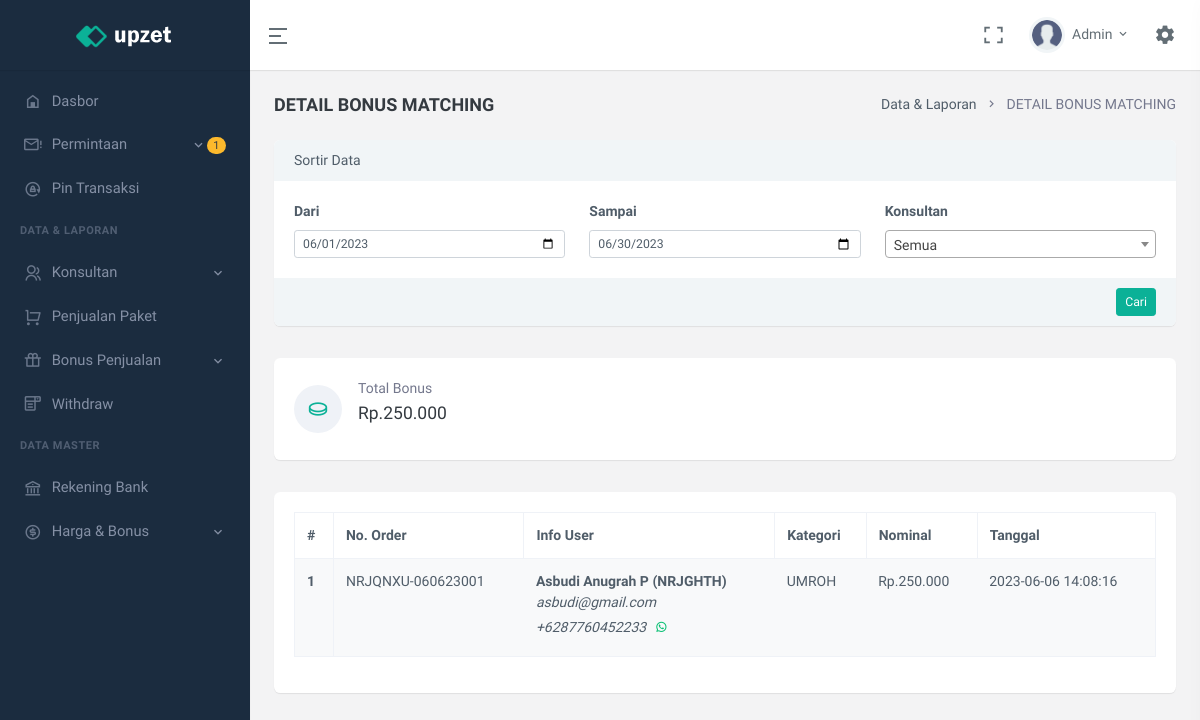
/detail-bonus-upline.php (signed in), run on an earlier commit of the app's database.
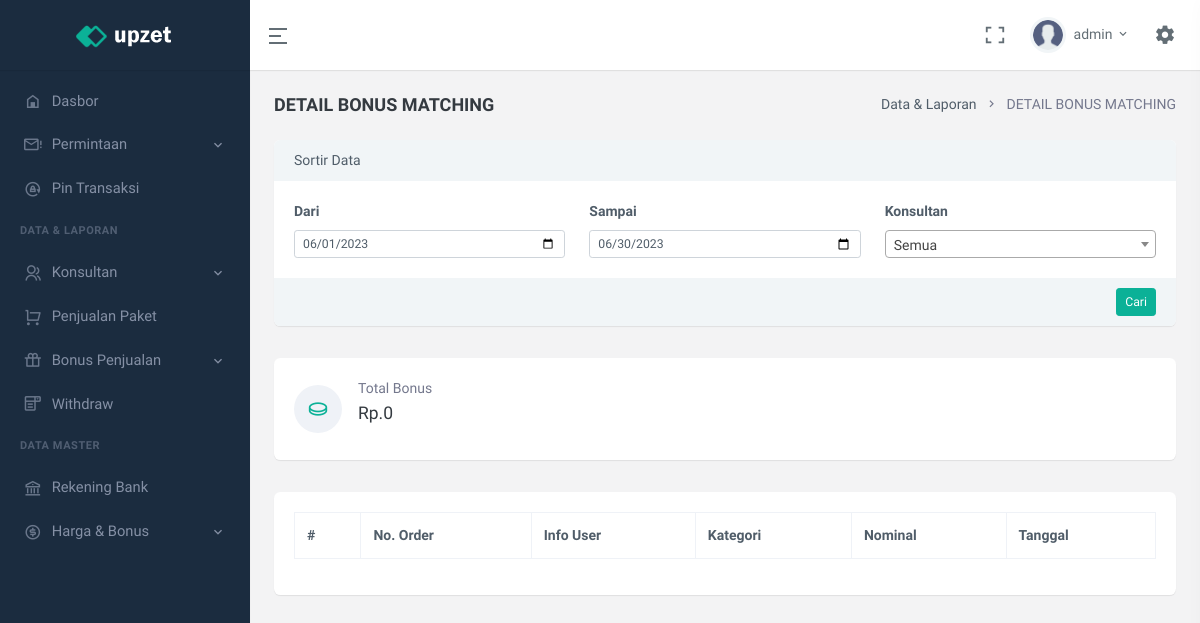
And on a later commit of the database.
### tables this page shows
CREATE TABLE `user` (
  `id` int(11) UNSIGNED NOT NULL,
  `code_referral` varchar(7) NOT NULL,
  `email` varchar(250) NOT NULL,
  `name` varchar(25) NOT NULL,
  `no_telpn` varchar(25) NOT NULL,
  `password` text NOT NULL,
  `role_user` enum('ADMIN','OWNER','KONSULTAN') NOT NULL DEFAULT 'KONSULTAN',
  `upline` varchar(7) NOT NULL DEFAULT 'ADMIN',
  `status` enum('AKTIF','TIDAK AKTIF') NOT NULL DEFAULT 'TIDAK AKTIF',
  `join_date` datetime NOT NULL
);

CREATE TABLE `history_bonus_upline` (
  `id` int(11) UNSIGNED NOT NULL,
  `code_order` varchar(20) NOT NULL,
  `code_referral` varchar(7) NOT NULL,
  `code_referral_downline` varchar(7) NOT NULL,
  `category` enum('UMROH','HAJI') NOT NULL,
  `nominal` double NOT NULL,
  `date` datetime NOT NULL
);

### modal/ConnectionsClass.php (called while the page is built, shortened)
<?php
class ConnectionsClass{
    private $servername = "localhost";
    private $username = "root";
    private $password = "";
    private $dbname = "nrj_tour";
    protected function dbConn(){
        $connect = new mysqli($this->servername, $this->username, $this->password, $this->dbname);
        if($connect){
            return $connect;
        }
    }
    protected function dbCheck(?string $tableName = null){
        $sql = "SHOW TABLES LIKE '" . $tableName . "'";
        $exe = $this->dbConn()->query($sql);
        $result = $exe->num_rows;
        return $result;
    }
}
?>

### modal/userClass.php (called while the page is built, shortened)
<?php
class userClass extends ConnectionsClass{
    private $table_name = "user";
    public function __construct(){
        if($this->dbCheck($this->table_name) == 0){
            $sql = "CREATE TABLE " . $this->table_name . " (
                id INT(11) UNSIGNED AUTO_INCREMENT PRIMARY KEY,
                code_referral VARCHAR(7) NOT NULL UNIQUE,
                email VARCHAR(250) NOT NULL UNIQUE,
                name VARCHAR(25) NOT NULL,
                no_telpn VARCHAR(25) NOT NULL UNIQUE,
                password TEXT NOT NULL,
                role_user ENUM('ADMIN','OWNER','KONSULTAN') NOT NULL DEFAULT 'KONSULTAN',
                upline VARCHAR(7) NOT NULL DEFAULT 'ADMIN',
                status ENUM('AKTIF','TIDAK AKTIF') NOT NULL DEFAULT 'TIDAK AKTIF',
                join_date DATETIME NOT NULL
            )";
            $this->dbConn()->query($sql);
            $this->dbConn()->close();
        }
    }
    public function selectUser(?string $param = null, ?string $key1 = null, ?string $key2 = null, ?string $key3 = null, ?string $key4 = null){
        if($param == "oneCondition"){
            $sql = "SELECT * FROM " . $this->table_name . " WHERE " . $key1 . " = '" . $key2 . "' ORDER BY join_date DESC";
        }elseif($param == "checkForUpdate"){
            $sql = "SELECT * FROM " . $this->table_name . " WHERE " . $key1 . " = '" . $key2 . "' AND code_referral <> '" . $key3 . "'";
        }
        $exe = $this->dbConn()->query($sql);
        while($rows = $exe->fetch_assoc()){
            $data[] = $rows;
        }
        $result["data"] = $data;
        $result["nums"] = $exe->num_rows;
        return $result;
    }
}
?>

### config/userLogin.php (called while the page is built, shortened)
<?php
require_once "modal/ConnectionsClass.php";
require_once "modal/dataPenjualanClass.php";
require_once "modal/historyBonusUplineClass.php";
require_once "modal/withdrawClass.php";
require_once "modal/userClass.php";
$userClass = new userClass();
$dataLogin = $userClass->selectUser("oneCondition","code_referral",$_SESSION['id_nrjtour']);
foreach($dataLogin['data'] as $row){
    $name = $row['name'];
    $role_user = $row['role_user'];
}
?>

### modal/withdrawClass.php (called while the page is built, shortened)
<?php
class withdrawClass extends ConnectionsClass{
    private $table_name = "withdraw";
    public function __construct(){
        if($this->dbCheck($this->table_name) == 0){
            $sql = "CREATE TABLE " . $this->table_name . " (
                id INT(11) UNSIGNED AUTO_INCREMENT PRIMARY KEY,
                code_referral VARCHAR(7) NOT NULL,
                nominal DOUBLE NOT NULL,
                status ENUM('PENDING','DITOLAK','SUCCESS') NOT NULL DEFAULT 'PENDING',
                date DATETIME NOT NULL
            )";
            $this->dbConn()->query($sql);
            $this->dbConn()->close();
        }
    }
    public function selectWithdraw(?string $param = null, ?string $key1 = null, ?string $key2 = null){
        if($param == "oneCondition"){
            $sql = "SELECT * FROM " . $this->table_name . " WHERE " . $key1 . " = '" . $key2 . "' ORDER BY date DESC";
        }else{
            $sql = "SELECT * FROM " . $this->table_name . " ORDER BY date DESC";
        }
        $exe = $this->dbConn()->query($sql);
        $result["data"] = $data;
        $result["nums"] = $exe->num_rows;
        return $result;
    }
}
?>

### modal/dataPenjualanClass.php (called while the page is built, shortened)
<?php
class dataPenjualanClass extends ConnectionsClass{
    private $table_name = "data_penjualan";
    public function selectDataPenjualan(?string $param = null, ?string $key1 = null, ?string $key2 = null, ?string $key3 = null, ?string $key4 = null){
        if($param == "oneCondition"){
            $sql = "SELECT * FROM " . $this->table_name . " WHERE " . $key1 . " = '" . $key2 . "' ORDER BY date DESC";
        }elseif($param == "dateUser"){
            $sql = "SELECT * FROM " . $this->table_name . " WHERE perekrut = '" . $key1 . "' AND (date >= '" . $key2 . " 00:00:00' AND date <= '" . $key3 . " 23:59:59') ORDER BY date DESC LIMIT 1";
        }elseif($param == "dateKonsultan"){
            $sql = "SELECT * FROM " . $this->table_name . " WHERE perekrut = '" . $key1 . "' AND (date >= '" . $key2 . " 00:00:00' AND date <= '" . $key3 . " 23:59:59') ORDER BY date DESC";
        }elseif($param == "date"){
            $sql = "SELECT * FROM " . $this->table_name . " WHERE date >= '" . $key1 . " 00:00:00' AND date <= '" . $key2 . " 23:59:59' ORDER BY date DESC";
        }else{
            $sql = "SELECT * FROM " . $this->table_name . " ORDER BY date DESC";
        }
        $exe = $this->dbConn()->query($sql);
        while($rows = $exe->fetch_assoc()){
            $data[] = $rows;
        }
        $result["data"] = $data;
        $result["nums"] = $exe->num_rows;
        return $result;
    }
}
?>

### modal/historyBonusUplineClass.php (called while the page is built, shortened)
<?php
class historyBonusUplineClass extends ConnectionsClass{
    private $table_name = "history_bonus_upline";
    public function selectHistoryBonusUpline(?string $param = null, ?string $key1 = null, ?string $key2 = null, ?string $key3 = null, ?string $key4 = null){
        if($param == "allData"){
            $sql = "SELECT * FROM " . $this->table_name . " WHERE date >= '" . $key1 . " 00:00:00' AND date <= '" . $key2 . " 23:59:59' ORDER BY date DESC";
        }elseif($param == "byUser"){
            $sql = "SELECT * FROM " . $this->table_name . " WHERE date >= '" . $key1 . " 00:00:00' AND date <= '" . $key2 . " 23:59:59' AND code_referral = '" . $key3 . "' ORDER BY date DESC";
        }
        $exe = $this->dbConn()->query($sql);
        while($rows = $exe->fetch_assoc()){
            $data[] = $rows;
        }
        $result["data"] = $data;
        $result["nums"] = $exe->num_rows;
        return $result;
    }
}
?>

### config/detailBonusUplineConfig.php (the view, shortened to what the changed rows need)
<?php
$historyBonusUplineClass = new historyBonusUplineClass();
function dataTable($from, $to, $user){
    global $historyBonusUplineClass;
    $num = 1;
    $data = $historyBonusUplineClass->selectHistoryBonusUpline("byUser", $from, $to, $user);
    if($user == "all"){
        $data = $historyBonusUplineClass->selectHistoryBonusUpline("allData", $from, $to);
    }
    foreach($data['data'] as $row){
        $fee = number_format($row['nominal'],0,",",".");
        echo '<tr>
                <th> ' . $num++ . ' </th>
                <td>
                    ' . $row['code_order'] . '
                </td>
                <td>
                    <strong>' . dataUser($row['code_referral'])['name'] . ' (' . $row['code_referral'] . ')</strong><br>
                    <i>' . dataUser($row['code_referral'])['email'] . '</i><br>
                    <i>+62' . dataUser($row['code_referral'])['no_telpn'] . '</i><a href="https://api.whatsapp.com/send?phone=62' . dataUser($row['code_referral'])['no_telpn'] . '" class="btn btn-sm text-success radius-5"><i class="mx-auto ri-whatsapp-line"></i></a><br>
                </td>
                <td>' . $row['category'] . '</td>
                <td>Rp.' . $fee . '</td>
                <td>' . $row['date'] . '</td>
            </tr>';
    }
}
function totalBonus($from, $to, $user){
    global $historyBonusUplineClass;
    $total = 0;
    $data = $historyBonusUplineClass->selectHistoryBonusUpline("byUser", $from, $to, $user);
    if($user == "all"){
        $data = $historyBonusUplineClass->selectHistoryBonusUpline("allData", $from, $to);
    }
    foreach($data['data'] as $row){
        $total += $row['nominal'];
    }
    echo number_format($total,0,",",".");
}
function optUser($user){
    global $userClass;
    $data = $userClass->selectUser("oneCondition","role_user","KONSULTAN");
}
function dataUser($idUser){
    global $userClass;
    $data = $userClass->selectUser("oneCondition","code_referral",$idUser);
    foreach($data['data'] as $row){
        $result['name'] = $row['name'];
        $result['email'] = $row['email'];
        $result['no_telpn'] = $row['no_telpn'];
        $result['status'] = $row['status'];
    }
    $result['nums'] = $data['nums'];
    return $result;
}
?>

### partial/topBar.php (shortened to what the changed rows need)
<header id="page-topbar">
    <div class="navbar-header">
        <div class="d-flex">
            <div class="dropdown d-inline-block user-dropdown">
                <button type="button" class="btn header-item waves-effect" id="page-header-user-dropdown"
                    data-bs-toggle="dropdown" aria-haspopup="true" aria-expanded="false">
                    <img class="rounded-circle header-profile-user" src="assets/images/users/avatar-2.png"
                        alt="Header Avatar">
                    <span class="d-none d-xl-inline-block ms-1"><?= explode(" ",$name)[0] ?></span>
                    <i class="mdi mdi-chevron-down d-none d-xl-inline-block"></i>
                </button>
            </div>
        </div>
    </div>
</header>

### partial/sideBar.php (shortened to what the changed rows need)
<?php
    $dataPenjualanClass = new dataPenjualanClass();
    $withdrawClass = new withdrawClass();
?>
<div class="vertical-menu">
    <div data-simplebar class="h-100">
        <div id="sidebar-menu">
            <ul class="metismenu list-unstyled" id="side-menu">
                <?php
                    if($role_user == "ADMIN"){
                        $dataNotif = $dataPenjualanClass->selectDataPenjualan("all");
                        $orderNumPendingNotif = 0;
                        $orderNumPendingPelunansanNotif = 0;
                        foreach($dataNotif['data'] as $row){
                            if($row['status'] == "PENDING"){
                                $orderNumPendingNotif += 1;
                            }elseif($row['status'] == "MENUNGGU KONFIRMASI PELUNASAN"){
                                $orderNumPendingPelunansanNotif += 1;
                            }
                        }
                        $dataWd = $withdrawClass->selectWithdraw("oneCondition", "status", "PENDING");
                        $wdnUMPending = $dataWd['nums'];
                ?>
                    <li>
                        <a href="javascript: void(0);" class="has-arrow waves-effect">
                            <i class="mdi mdi-email-alert-outline"></i>
                            <?php if($orderNumPendingNotif + $orderNumPendingPelunansanNotif + $wdnUMPending > 0){ ?>
                                <span class="badge rounded-pill bg-warning text-dark float-end"><?= $orderNumPendingNotif + $orderNumPendingPelunansanNotif + $wdnUMPending ?></span>
                            <?php } ?>
                            <span>Permintaan</span>
                        </a>
                    </li>
                <?php } ?>
            </ul>
        </div>
    </div>
</div>

What changed in the data, as far as the page shows it:
removed history_bonus_upline: code_order "NRJQNXU-060623001", name "Asbudi Anugrah P", code_referral "NRJGHTH", email "asbudi@gmail.com", no_telpn "87760452233", category "UMROH", nominal "250.000", date "2023-06-06 14:08:16"
changed user: name "Admin" → "admin"; role_user "1" → (not shown)
Also different on the page:
$total: "250.000" → "0"
